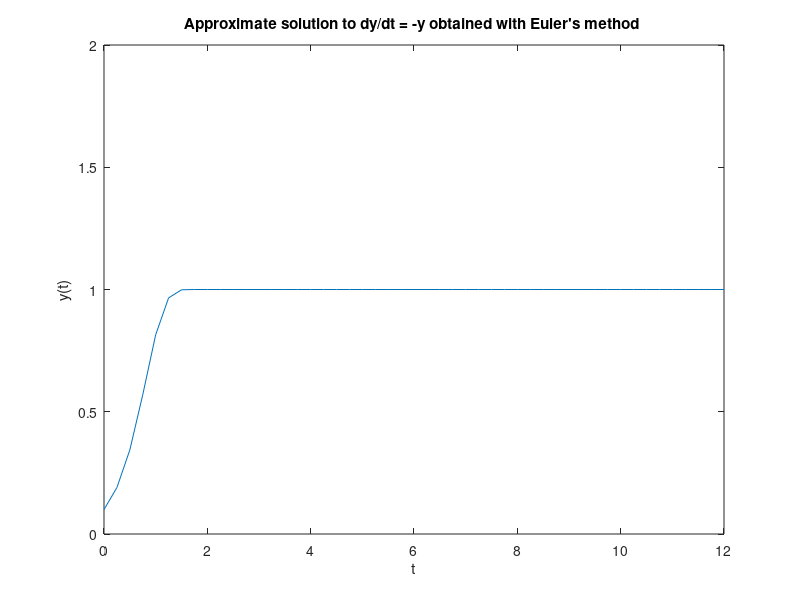

MATLAB code for this plot:
%                        EulerSample.m%% A sample Matlab script that implements the Euler's method for % the ODE %% dy/dt = F(t,y)%% where the function F(t,y) is specified using the anonymous function % specification. Note that in this sample, F(t,y), depends upon the % parameter lambda. F will use the value of lambda that precedes the% declaration of F. If one wants to use different values of lambda % in the function F within the same program, the F must be redeclared% after lambda is specified with the different values. %%%%%%%%%%%%%%%%%%%%%%%%%%%%%%%%%%%%%%%%%%%%%%%%%%%%%%%%%%%%%%%%%%%%%%%%%                    Target Function%%%%%%%%%%%%%%%%%%%%%%%%%%%%%%%%%%%%%%%%%%%%%%%%%%%%%%%%%%%%%%%%%%%%%%%%r=4c=1F  = @(t,y)r*(1-y/c)*y%     			 %%tInitial    = 0.0;                      % Initial timetFinal      = 12.0;                      % Final timeyInitial    = 0.1;                      % Initial value of yN           = 48;                       % Number of timesteps takenh           = (tFinal - tInitial)/N;    % Timestep determinationy           = zeros(N+1,1);             % Arrays to hold solution valuest           = zeros(N+1,1); %%////////////////////////////////////////////////////////%     Computing the solution using Euler's method    %////////////////////////////////////////////////////////%t(1)  = tInitial;y(1)  = yInitial;     for(i = 1:N)        t(i+1) = t(i) + h;        y(i+1) = y(i) + h*F(t(i),y(i));end  y(N+1)   %%    Set plot limits %tPlotMin =     tInitial;tPlotMax =     tFinal;yPlotMin =     0.0;yPlotMax =     2.0;% plot, then scale by calling axis command plot(t,y);axis([tPlotMin,tPlotMax,yPlotMin,yPlotMax]);title('Approximate solution to dy/dt = -y obtained with Euler''s method ')xlabel('t') ylabel('y(t)')